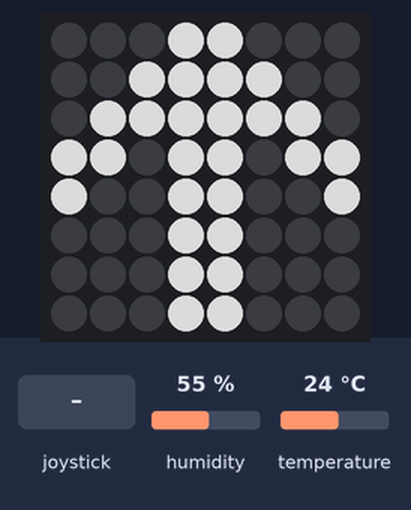
Bench run of a program on a simulated Raspberry Pi (BCM pin numbers) with a Sense HAT. On the bench: the Sense HAT's 8×8 RGB LED matrix. Inputs (shaded band) come from the test bench; at power-on: humidity 55 %, temperature 24 °C. Dim RGB values are drawn brighter than linear; the clock reads 2024-03-15 10:24:30 at power-on unless the program sets it; web requests get an empty 200 reply after 0.4 s; what the program prints to the terminal is not drawn.

Above: at 1.2 s.
1.3 s: joystick pushed up
4.7 s: joystick pushed down
Timing chart, 0 to 7.7 s (numbered marks = the images above; inputs shaded):
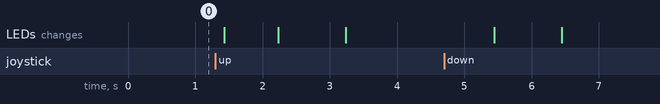

The program:

BroadcastSender.py
```python
BROADCAST_TO_PORT = 10100
from sense_hat import SenseHat
import time
from socket import *
from datetime import datetime
import requests

#---Test af optimale værdier------
#optimal_temp = float(input("Indtast den optimale temperatur: "))
#optimal_hum = float(input("Indtast den optimale luftfugtighed: "))

optimal_temp = 20.0
optimal_hum = 45.0

time_interval = ["09:50", "10:00", "10:10", "10:20", "10:30", "10:40", "10:50"]
#---------------------------------

#--------------UDP----------------HAHAHAj
UDP_IP = "0.0.0.0"
UDP_PORT = 5005

sock = socket(AF_INET, SOCK_DGRAM)
sock.bind((UDP_IP, UDP_PORT))
sock.setsockopt(SOL_SOCKET, SO_BROADCAST, 1)
#---------------------------------

#------------SenseHat-------------
s = SenseHat()
s.low_light = True

O = (0,0,0)
X = (200,200,200)
R = (255,0,0)
B = (0,0,255)

logo_up = [
    O, O, O, X, X, O, O, O,
    O, O, X, X, X, X, O, O,
    O, X, X, X, X, X, X, O,
    X, X, O, X, X, O, X, X,
    X, O, O, X, X, O, O, X,
    O, O, O, X, X, O, O, O,
    O, O, O, X, X, O, O, O,
    O, O, O, X, X, O, O, O,
]

logo_down = [
    O, O, O, X, X, O, O, O,
    O, O, O, X, X, O, O, O,
    O, O, O, X, X, O, O, O,
    X, O, O, X, X, O, O, X,
    X, X, O, X, X, O, X, X,
    O, X, X, X, X, X, X, O,
    O, O, X, X, X, X, O, O,
    O, O, O, X, X, O, O, O,
]

logo_up_wet = [
    B, O, O, X, X, O, O, B,
    O, O, X, X, X, X, O, O,
    O, X, X, X, X, X, X, O,
    X, X, O, X, X, O, X, X,
    X, O, O, X, X, O, O, X,
    O, O, O, X, X, O, O, O,
    O, O, O, X, X, O, O, O,
    B, O, O, X, X, O, O, B,
]

logo_down_wet = [
    B, O, O, X, X, O, O, B,
    O, O, O, X, X, O, O, O,
    O, O, O, X, X, O, O, O,
    X, O, O, X, X, O, O, X,
    X, X, O, X, X, O, X, X,
    O, X, X, X, X, X, X, O,
    O, O, X, X, X, X, O, O,
    B, O, O, X, X, O, O, B,
]
#---------------------------------

def RESTPost(value):
  url = 'https://thegreenerpihouse.azurewebsites.net/api/regulation'
  nowtime =  str(datetime.now().date()) + "T" + str(datetime.now().time().replace(microsecond=0))
  print (nowtime)
  myobj = {'timestamp': nowtime, 'status': value }
  print(myobj)
  resp = requests.post(url, json=myobj)
  print(resp)

def RESTPostwet(value):
  url = 'https://thegreenerpihouse.azurewebsites.net/api/waterloo'
  myobj = {'status': value }
  resp = requests.post(url, json=myobj)
  print(resp)

def lyt():
  data, addr = sock.recvfrom(1024) # buffer size is 1024 bytes
  print ("received message:", data)

def broadcast(temp, humi):
  data = "{" + "'Temperature': {}, 'Humidity': {}".format(temp, humi) + "}"
  sock.sendto(bytes(data, "UTF-8"), ('<broadcast>', BROADCAST_TO_PORT))
  print(data)
  time.sleep(1)

def Watering():
  s.set_pixel(0,0,0,0,255)

def compareValues(temp, hum):
  nowtime = datetime.now().time().replace(microsecond=0)
  if temp == optimal_temp and hum == optimal_hum:
    print(" ")
    s.clear()
    if len(s.stick.get_events()) > 0:
      s.set_pixel(0,0,0,255,0)
    RESTPost(False)
  elif temp > optimal_temp or hum > optimal_hum:
    print("Over")
    s.set_pixels(logo_up)
    if len(s.stick.get_events()) > 0:
      s.set_pixel(0,0,0,255,0)
    RESTPost(True)
  elif temp < optimal_temp or hum < optimal_hum:
    print("Under")
    s.set_pixels(logo_down)
    if len(s.stick.get_events()) > 0:
      s.set_pixel(0,0,0,255,0)
    RESTPost(False)
  else:
    print("Fejl")
    s.clear(R)

def main():
  i = 0
  while True:
    #Måler temperatur
    temp = s.get_temperature()
    #Måler luftfugtighed
    humi = s.get_humidity()

    temp = round(temp, 1)
    humi = round(humi, 1)

#    print("Temperature: " + str(temp) + " C")
#    print("Humidity: " + str(humi) + " %")

    if i == 1:
#      broadcast(temp, humi)
      i = 0

    compareValues(temp, humi)

#    print(s.stick.get_events())
    arr = s.stick.get_events()
    if len(arr) != 0:
      if arr[0].direction == "down":
        RESTPostwet(True)
        s.set_pixel(0,0,0,0,255)
      else:
        RESTPostwet(False)
        s.set_pixel(0,0,255,0,0)

    time.sleep(1)
    i += 1

if __name__ == '__main__':
  main()
  Watering()
```
